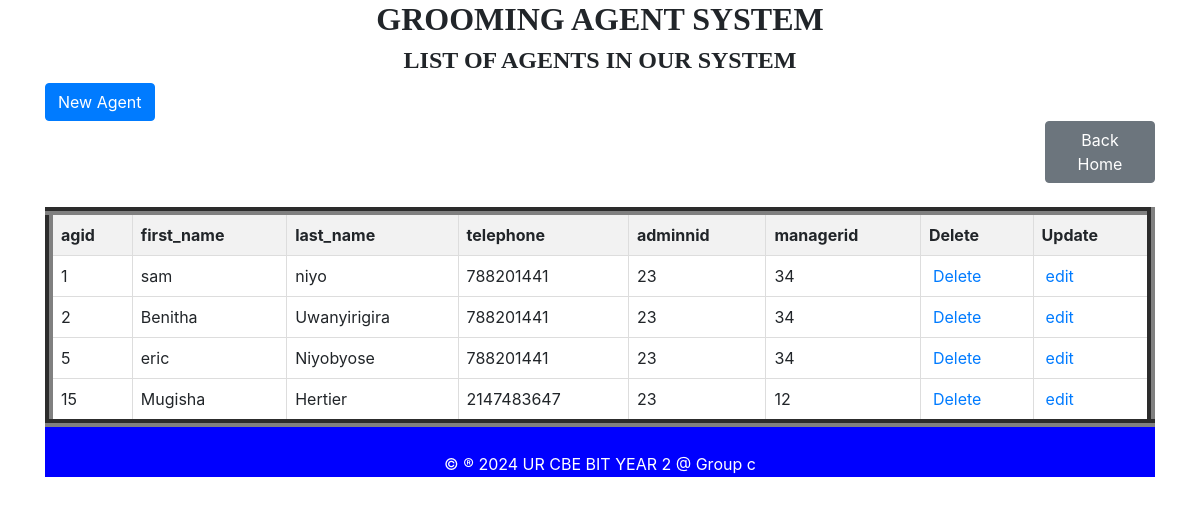
The app's page /agent_table.php with its own data.
### tables this page shows
CREATE TABLE `agent` (
  `agid` int(11) NOT NULL,
  `first_name` varchar(100) NOT NULL,
  `last_name` varchar(100) NOT NULL,
  `telephone` int(50) NOT NULL,
  `adminnid` int(11) DEFAULT NULL,
  `managerid` int(11) DEFAULT NULL
);

### agent_table.php (the view, shortened to what this page needs)
<!DOCTYPE html>
<html>
<head>
    <link href="https://stackpath.bootstrapcdn.com/bootstrap/4.5.2/css/bootstrap.min.css" rel="stylesheet">
</head>
<body>
    <div class="container">
        <h2 style="text-align: center; font-family: century; font-weight: bold;"> GROOMING AGENT SYSTEM</h2>
        <h4 style="text-align: center; font-family: century; font-weight: bold;">LIST OF AGENTS IN OUR SYSTEM</h4>
        <a href="agent_form.php" class="btn btn-primary" style="margin-top: 0px;">New Agent</a>
        <a href="home.html" class="btn btn-secondary" style="margin-left: 1000px;">Back Home</a>
        <table class="table table-bordered">
            <thead class="bg-warning">
<?php
include "dbconnection.php";
$sql = "SELECT * FROM agent";
$result = $conn->query($sql);
?>
<!DOCTYPE html>
<html>
<head>
</head>
<body>
    <table border="5">
        <table border="8">
        <tr>
            <th>agid</th>
            <th>first_name</th>
            <th>last_name</th>
            <th>telephone</th>
            <th>adminnid</th>
            <th>managerid</th>
            <th>Delete</th>
            <th>Update</th>
        </tr>
        <?php
        if ($result->num_rows > 0) {
            while ($row = $result->fetch_assoc()) {
                echo "<tr>
                    <td>" . $row['agid'] . "</td>
                    <td>" . $row['first_name'] . "</td>
                    <td>" . $row['last_name'] . "</td>
                    <td>" . $row['telephone'] . "</td>
                    <td>" . $row['adminnid'] . "</td>
                    <td>" . $row['managerid'] . "</td>
             <td><a style='padding:4px' href='agent_delete.php?agid={$row['agid']}'>Delete</a></td>
                <td><a style='padding:4px' href='agent_edit.php?agid={$row['agid']}'>edit</a></td>
                </tr>";
            }
        } else {
            echo "<tr><td colspan='8'>No data found</td></tr>";
        }
        ?>
    </table>
</body>
</html>
<footer>
            <p>&copy &reg 2024 UR CBE BIT YEAR 2 @ Group c</p>
        </center></footer>
    </body>
    </html>

### agent_table.php (style rules this page uses)
table { width: 100%; border-collapse: collapse; }
th, td { border: 1px solid #ddd; padding: 8px; text-align: left; }
th { background-color: #f2f2f2; }
footer { height: 50px; text-align: center; padding: 25px; color: white; background-color: blue; }

### records on screen
agent: agid "1", first_name "sam", last_name "niyo", telephone "788201441", adminnid "23", managerid "34"
agent: agid "2", first_name "Benitha", last_name "Uwanyirigira", telephone "788201441", adminnid "23", managerid "34"
agent: agid "5", first_name "eric", last_name "Niyobyose", telephone "788201441", adminnid "23", managerid "34"
agent: agid "15", first_name "Mugisha", last_name "Hertier", telephone "2147483647", adminnid "23", managerid "12"
